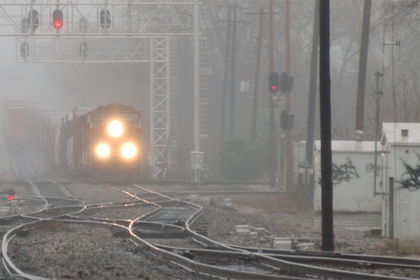
%> input picture images/hc.png, 420 x 280 px, shrunk from 600 x 400 before the run
$ octave --eval "result = ambient_A(imread('images/hc.png'));"   (GNU Octave 9; MATLAB toolbox functions it lacks are replaced by stand-ins)
%> lines starting %> are read from the running program, lines starting %| are printed output that depends on the picture; in (x1, y1, x2, y2) boxes, pixels count from 0 and x2, y2 are one past the last pixel; in counts of white or black regions, pixels touching at a corner belong together; the program's own positions count from 1
### ambient_AA.m
function [A,result]=ambient_AA(I,A,box_size,threshold,map)
% I=im2double(imread('C:\Users\Administrator\Desktop\人机交互\matlab\hc.png'));

%% 画图参数
result=map;
% [5 lines of commented-out code are left out]
%%
% A=ones(size(I,1),size(I,2));
if(size(I,3)==3)
    YUV_img=rgb2ycbcr(I);
else
    YUV_img=I;
end
flag2=[1,size(YUV_img,1),1,size(YUV_img,2)];

step_size=box_size;
for i = 1:ceil((flag2(2)-flag2(1)+1)/step_size)
    for j = 1:ceil((flag2(4)-flag2(3)+1)/step_size)
        end_i = i * step_size+flag2(1)-1;
        end_j = j * step_size+flag2(3)-1;
        if end_i > flag2(2)
            end_i = flag2(2);
        end
        if end_j > flag2(4)
            end_j = flag2(4);
        end
        III{i,j} = YUV_img((end_i-step_size)+1:end_i, (end_j-step_size)+1:end_j, :);
        record{i,j} = [(end_i-step_size)+1,end_i,(end_j-step_size)+1,end_j];
    end
end
[ss,ww]=size(III);
picture1=reshape(III,[ss*ww,1]);
record2=reshape(record,[ss*ww,1]);
parfor ii=1:ss*ww
    a1=cell2mat(picture1(ii));
    mm(ii)=mean(mean(a1(:,:,1)));
end
[~,flag]=find((mm<=max(mm))&(mm>threshold));
[~,flag_max]=find(mm==max(mm));
for number=1:length(flag)
    flag2=cell2mat(record2(flag(number)));
    if(size(I,3)==3)
        YUV_img_block=cell2mat(picture1(flag_max(1)));
        rgb_img_block=ycbcr2rgb(YUV_img_block);
        for iii=1:3
            A(flag2(1):flag2(2),flag2(3):flag2(4),iii)=mean(mean(rgb_img_block(:,:,iii)));
            A(:,:,iii) = guidedfilter(A(:,:,iii), A(:,:,iii),1, 0.004);
        end
    else
        A(flag2(1):flag2(2),flag2(3):flag2(4))=max(mm);
    end
    %% 画图显示
    result(flag2(1):flag2(2),flag2(3):flag2(4),1)=1;
    result(flag2(1):flag2(2),flag2(3):flag2(4),2)=1;
    result(flag2(1):flag2(2),flag2(3):flag2(4),3)=0;
end
% figure;imshow(result);

### ambient_A.m
function A=ambient_A(I)

result=I;
%> result is the input picture: size 280x420x3 uint8; mean R, G, B 134.1, 131.4, 128.9
times=0;
box_size=fix(min(size(I,1),size(I,2)));
%> box_size = 280
%%
if(size(I,3)==3)
    YUV_img=rgb2ycbcr(I);
%> YUV_img: size 280x420x3 uint8; mean of channels 1, 2, 3 129.3, 126.5, 129.4
else
    YUV_img=I;
end
flag2=[1,size(YUV_img,1),1,size(YUV_img,2)];
%> flag2 = [1 280 1 420]
while(box_size>=10)
    step_size=box_size;
    for i = 1:ceil((flag2(2)-flag2(1)+1)/step_size)
        for j = 1:ceil((flag2(4)-flag2(3)+1)/step_size)
            end_i = i * step_size+flag2(1)-1;
            end_j = j * step_size+flag2(3)-1;
            if end_i > flag2(2)
                end_i = flag2(2);
            end
            if end_j > flag2(4)
                end_j = flag2(4);
            end
            III{i,j} = YUV_img((end_i-step_size)+1:end_i, (end_j-step_size)+1:end_j, :);
            record{i,j} = [(end_i-step_size)+1,end_i,(end_j-step_size)+1,end_j];
        end
    end
    [ss,ww]=size(III);
    picture1=reshape(III,[ss*ww,1]);
    record2=reshape(record,[ss*ww,1]);
    parfor ii=1:ss*ww
        a1=cell2mat(picture1(ii));
        mm(ii)=mean(mean(a1(:,:,1)));
    end
    [~,flag]=find(mm==max(mm));
    threshold=max(mm);
    flag2=cell2mat(record2(flag(1)));

    if(size(I,3)==3)
        YUV_img_block=cell2mat(picture1(flag(1)));
        rgb_img_block=ycbcr2rgb(YUV_img_block);
        for iii=1:3
            A(:,:,iii)=mean(mean(rgb_img_block(:,:,iii)))*ones(size(I,1),size(I,2));
        end
    else
        A(:,:)=max(mm)*ones(size(I,1),size(I,2));
    end
    box_size=fix(box_size-10);
    %% 画图显示寻找过程
    times=times+1;
    result(flag2(1):flag2(1)+1,flag2(3):flag2(4),1)=0.1*times;
    result(flag2(1):flag2(1)+1,flag2(3):flag2(4),2)=0.08*times;
    result(flag2(1):flag2(1)+1,flag2(3):flag2(4),3)=0.05*times;

    result(flag2(2):flag2(2)+1,flag2(3):flag2(4),1)=0.1*times;
    result(flag2(2):flag2(2)+1,flag2(3):flag2(4),2)=0.08*times;
    result(flag2(2):flag2(2)+1,flag2(3):flag2(4),3)=0.05*times;

    result(flag2(1):flag2(2),flag2(3):flag2(3)+1,1)=0.1*times;
    result(flag2(1):flag2(2),flag2(3):flag2(3)+1,2)=0.08*times;
    result(flag2(1):flag2(2),flag2(3):flag2(3)+1,3)=0.05*times;

    result(flag2(1):flag2(2),flag2(4):flag2(4)+1,1)=0.1*times;
    result(flag2(1):flag2(2),flag2(4):flag2(4)+1,2)=0.08*times;
    result(flag2(1):flag2(2),flag2(4):flag2(4)+1,3)=0.05*times;
end
%> this loop made 28 passes
%> (flag, threshold, flag2) on passes 2 to 13: (1, 135.8, [1 270 1 270]), (1, 137.8, [1 260 1 260]), (1, 139.9, [1 250 1 250]), (1, 141.5, [1 240 1 240]), (1, 143.8, [1 230 1 230]), (1, 146.2, [1 220 1 220]), (1, 148.4, [1 210 1 210]), (1, 150.5, [1 200 1 200]), (1, 151.9, [1 190 1 190]), (1, 154.2, [1 180 1 180]), (1, 156.6, [1 170 1 170]), (1, 158.1, [1 160 1 160])
%> (record2, flag, threshold) on passes 1, 20, 21, 22, 23, 24: ({[1 280 1 280], [1 280 141 420]}, 1, 133.9), ({[1 90 1 90], [11 100 1 90], [1 90 11 100], [11 100 11 100]}, 1, 164.3), ({[1 80 1 80], [11 90 1 80], [1 80 11 90], [11 90 11 90]}, 1, 165.4), ({[1 70 1 70], [11 80 1 70], [1 70 11 80], [11 80 11 80]}, 1, 165.8), ({[1 60 1 60], [11 70 1 60], [1 60 11 70], [11 70 11 70]}, 1, 165.9), ({[1 50 1 50], [11 60 1 50], [1 50 11 60], [11 60 11 60]}, 1, 167.5)
%> pass 1, in ambient_A, `YUV_img_block=cell2mat(picture1(flag(1)));`:
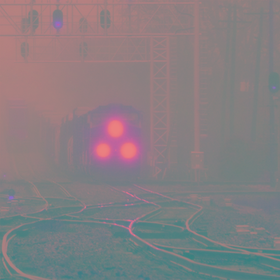
%> YUV_img_block: size 280x280x3 uint8; mean R, G, B 133.9, 126.4, 129.7
%> pass 1, in ambient_A, `rgb_img_block=ycbcr2rgb(YUV_img_block);`:
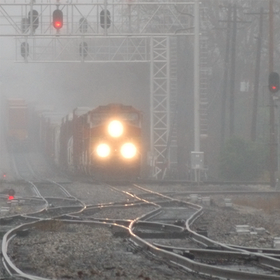
%> rgb_img_block: size 280x280x3 uint8; mean R, G, B 140, 136.5, 134
%> pass 2, in ambient_A, `YUV_img_block=cell2mat(picture1(flag(1)));`:
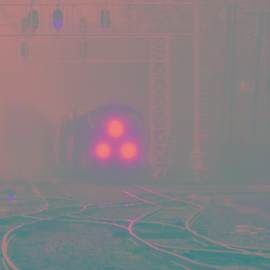
%> YUV_img_block: size 270x270x3 uint8; mean R, G, B 135.8, 126.3, 129.8
%> pass 2, in ambient_A, `rgb_img_block=ycbcr2rgb(YUV_img_block);`:
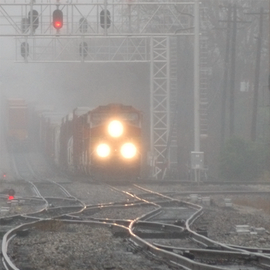
%> rgb_img_block: size 270x270x3 uint8; mean R, G, B 142.3, 138.7, 136.2
%> after the loop: A: size 280x420x3 double; mean of channels 1, 2, 3 186.2, 186.7, 187.7
%> after the loop: result: size 281x420x3 uint8; mean of channels 1, 2, 3 113.7, 111.4, 109.3
%> after the loop, III = 4 items; mm = [174.3 173.4 175.9 176.3]; record = {[1 10 1 10], [11 20 1 10], [1 10 11 20], [11 20 11 20]}

result(flag2(1):flag2(2),flag2(3):flag2(4),1)=1;
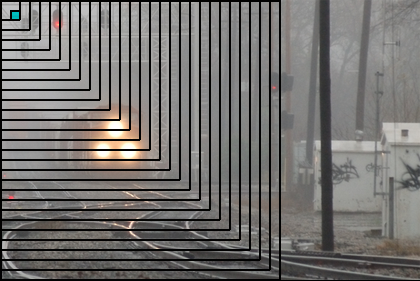
%> result: size 281x420x3 uint8; mean R, G, B 113.6, 111.4, 109.3
result(flag2(1):flag2(2),flag2(3):flag2(4),2)=0;
%> result: size 281x420x3 uint8; 0.08% of pixels changed, all inside (x1, y1, x2, y2) = (10, 10, 20, 20)
result(flag2(1):flag2(2),flag2(3):flag2(4),3)=0;
%> result: size 281x420x3 uint8; mean R, G, B 113.6, 111.3, 109.2

[A,result]=ambient_AA(I,A,box_size+10,threshold,result);
%> in ambient_AA, `step_size=box_size;`: step_size = 10
%> the loop in ambient_AA, `for i = 1:ceil((flag2(2)-flag2(1)+1)/step_size)` made 28 passes
%> after the loop in ambient_AA, `for i = 1:ceil((flag2(2)-flag2(1)+1)/step_size)`: III = 1176 items
%> in ambient_AA, `[ss,ww]=size(III);`: ss = 28; ww = 42
%> in ambient_AA, `picture1=reshape(III,[ss*ww,1]);`: picture1 = 1176 items
%> after the loop in ambient_AA, `parfor ii=1:ss*ww`: mm = 1176 values, max 231.6 at index 321, min 62.4 at index 906, mean 129.3
%> in ambient_AA, `[~,flag]=find((mm<=max(mm))&(mm>threshold));`: flag = 21 values from 3 to 1162
%> in ambient_AA, `[~,flag_max]=find(mm==max(mm));`: flag_max = 321
%> the loop in ambient_AA, `for number=1:length(flag)` made 21 passes
%> flag2 on passes 1 to 12: [21 30 1 10], [41 50 1 10], [1 10 81 90], [141 150 91 100], [151 160 91 100], [121 130 101 110], [131 140 101 110], [141 150 101 110], [151 160 101 110], [121 130 111 120], [131 140 111 120], [141 150 111 120]
%> after the loop in ambient_AA, `for number=1:length(flag)`: A: size 280x420x3 double; mean of channels 1, 2, 3 187.4, 187.8, 188.6
%> after the loop in ambient_AA, `for number=1:length(flag)`: result: size 281x420x3 uint8; mean of channels 1, 2, 3 110.3, 108.4, 106.6
%> `result = ambient_A(imread('images/hc.png'));`:
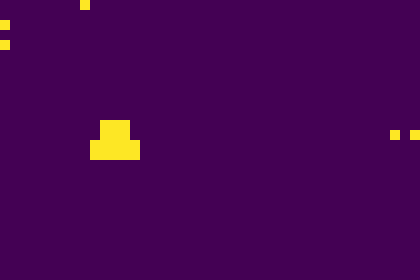
%> displayed picture: size 280x420x3, on the screen's scale of 0 to 255; mean R, G, B 71.3, 5.1, 83.2
figure;imshow(result);
% imwrite(result,'C:\Users\Administrator\Desktop\picture\hc(A).bmp');
figure;imagesc(rgb2gray(A));
% imwrite(rgb2gray(A),'C:\Users\Administrator\Desktop\picture\hc(AA).bmp');
